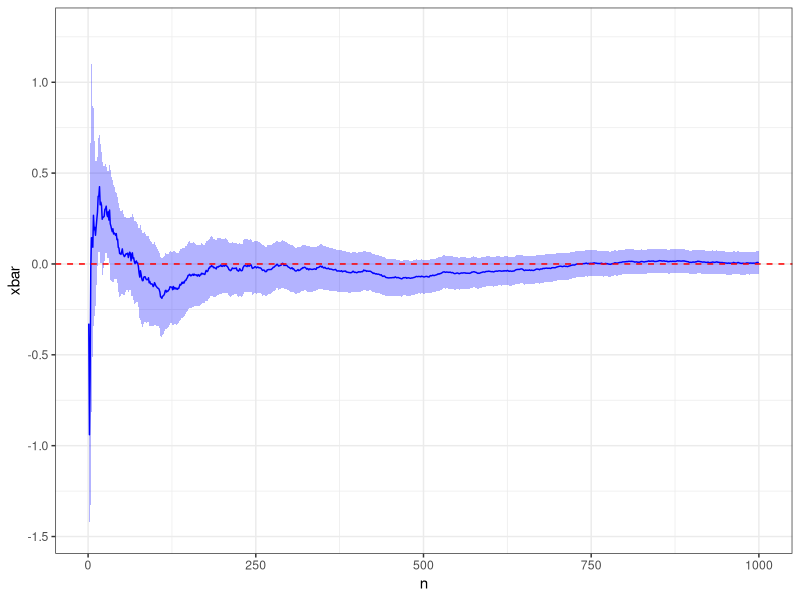
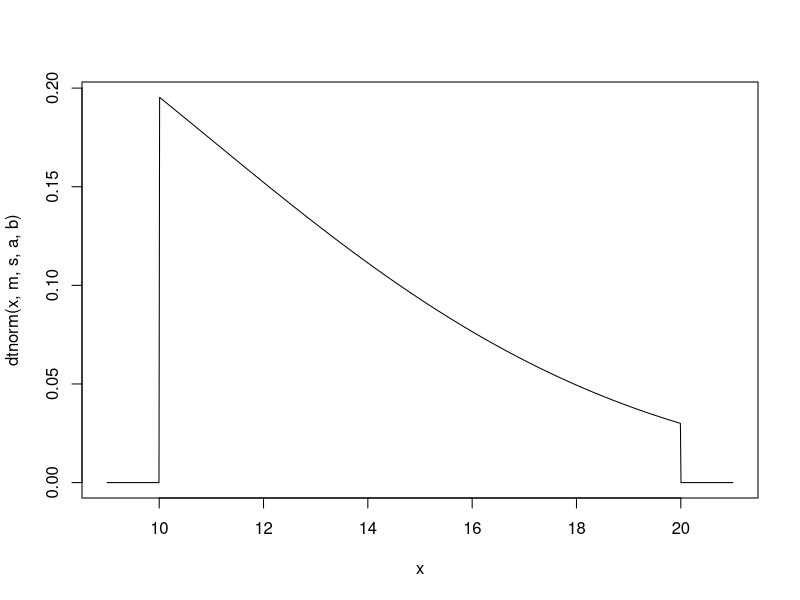
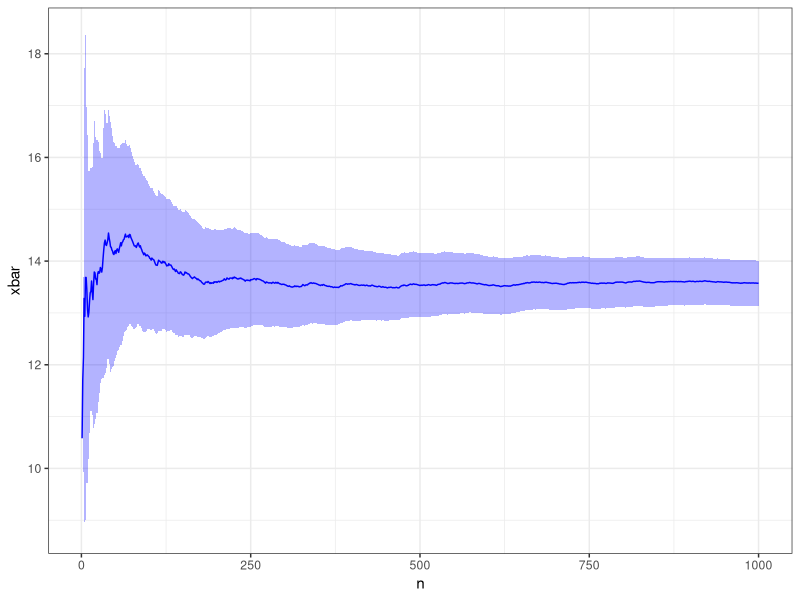
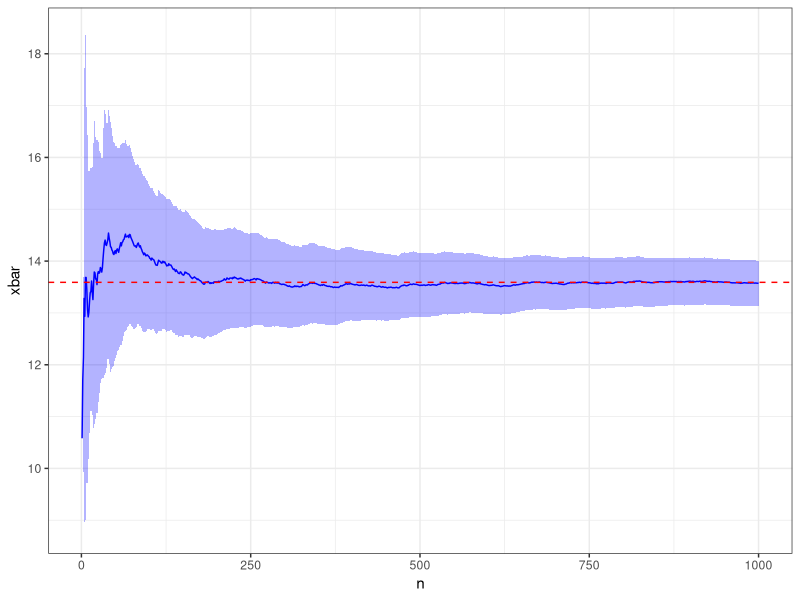
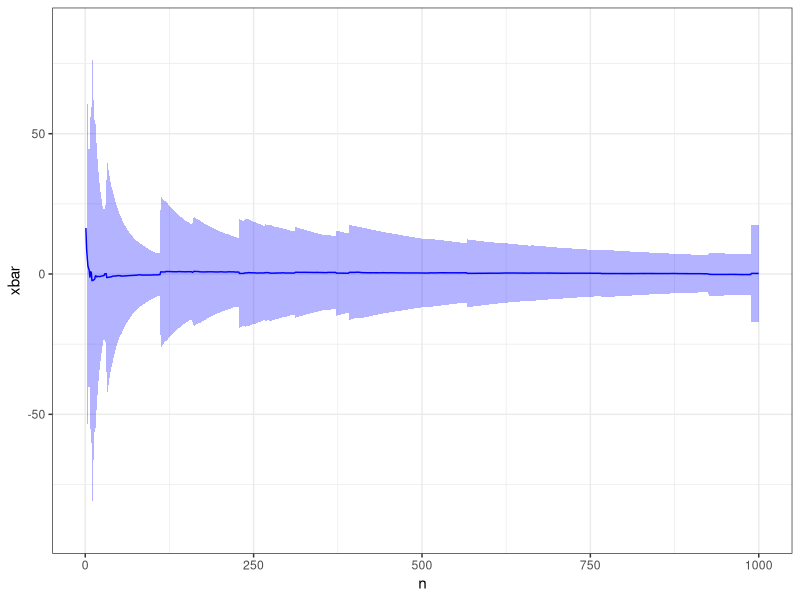
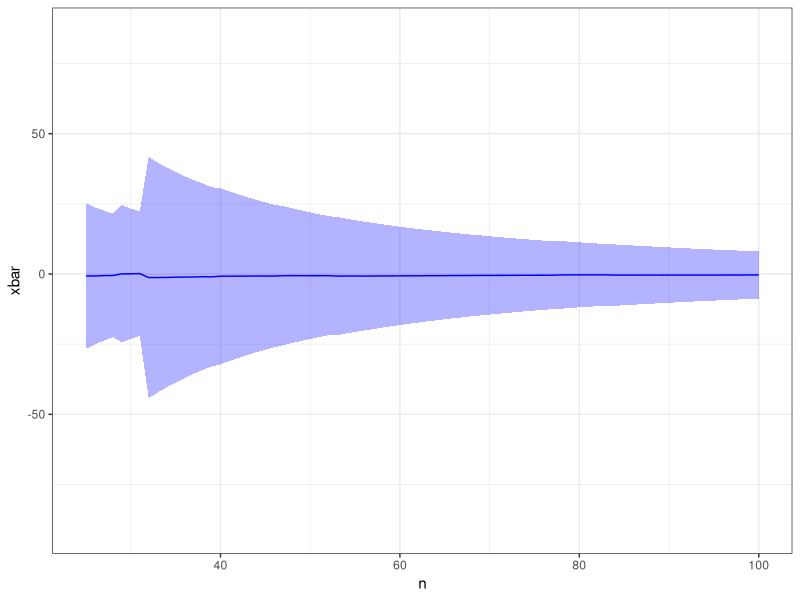
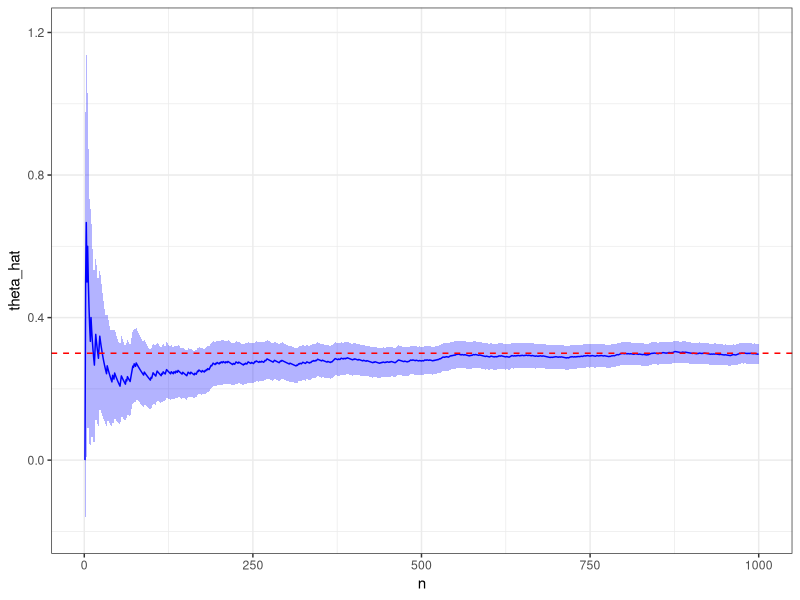
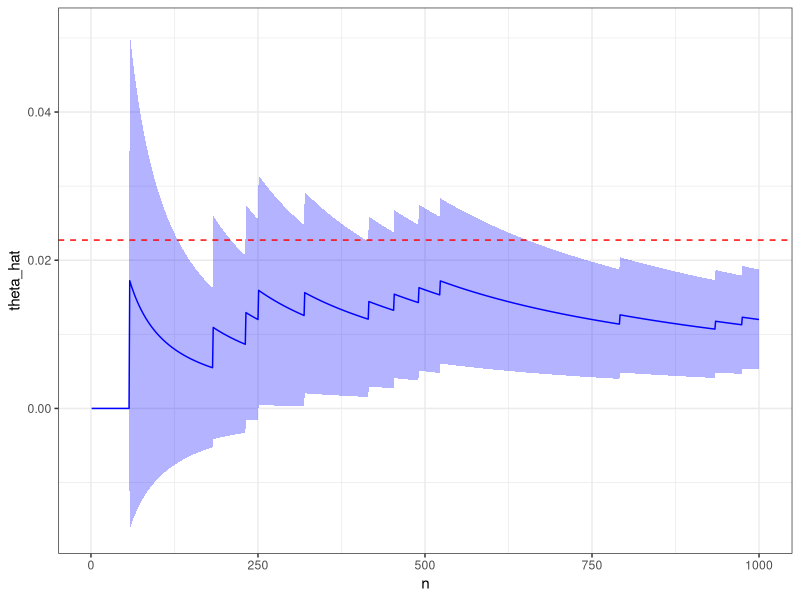

Recreate these plots in R, in order.
## ---------------------------------------------------------------------------------
library("tidyverse"); theme_set(theme_bw())


## ---------------------------------------------------------------------------------
create_mean_dataframe <- function(x) {
  data.frame(n = 1:length(x)) %>%
    mutate(
      xbar = cumsum(x)/n,
      s    = cumsum((x-xbar)^2)/(n-1),
      lcl  = xbar - qnorm(.975)*s/sqrt(n),
      ucl  = xbar + qnorm(.975)*s/sqrt(n)
    )
}


## ---------------------------------------------------------------------------------
plot_mean <- function(d, truth = NULL) {
  g <- ggplot(d, aes(x = n, y = xbar, ymin = lcl, ymax = ucl)) + 
    geom_ribbon(fill = "blue", alpha = 0.3) + 
    geom_line(color = "blue")
  
  if (!is.null(truth))
    g <- g + geom_hline(yintercept = truth, color = "red", linetype = 2)
  
  return(g)
}


## ---------------------------------------------------------------------------------
m <- 0
s <- 1

x <- rnorm(1e3, mean = m, sd = s)

d <- create_mean_dataframe(x)

plot_mean(d, truth = m)


## ---------------------------------------------------------------------------------
rtnorm <- function(n, mean, sd, a, b) {
  x <- rnorm(n, mean, sd)
  for (i in seq_along(x)) {
    while (x[i] < a || x[i] > b) {
      x[i] <- rnorm(1, mean, sd)
    }
  }
  return(x)
}


## ---------------------------------------------------------------------------------
dtnorm <- function(x, mean, sd, a, b) {
  c <- diff(pnorm(c(a,b), mean, sd))
  d <- dnorm(x, mean, sd)/c
  return(d * (a < x & x < b))
}


## ---------------------------------------------------------------------------------
m <- 3
s <- 8
a <- 10
b <- 20


## ---------------------------------------------------------------------------------
curve(dtnorm(x, m, s, a, b), a-1, b+1, n = 1001)


## ---------------------------------------------------------------------------------
x <- rtnorm(1e3, m, s, a, b)
d <- create_mean_dataframe(x)
plot_mean(d)


## ---------------------------------------------------------------------------------
alpha <- (a-m)/s
beta  <- (b-m)/s
mean <- m + (dnorm(alpha)-dnorm(beta))/(pnorm(beta) - pnorm(alpha)) * s
plot_mean(d, truth = mean)


## ---------------------------------------------------------------------------------
m <- 0
s <- 1

x <- rcauchy(1e3, m, s)

d <- create_mean_dataframe(x)
plot_mean(d)
plot_mean(d) + xlim(25,100) # will likely need to adjust the limits


## ---------------------------------------------------------------------------------
create_proportion_dataframe <- function(x) {
  data.frame(n = 1:length(x)) %>%
    mutate(
      theta_hat = cumsum(x)/n,
      se        = sqrt(theta_hat*(1-theta_hat)/n),
      lcl       = theta_hat - qnorm(.975)*se,
      ucl       = theta_hat + qnorm(.975)*se
    )
}


## ---------------------------------------------------------------------------------
plot_proportion <- function(d, truth = NULL) {
  g <- ggplot(d, aes(x = n, y = theta_hat, ymin = lcl, ymax = ucl)) + 
    geom_ribbon(fill = "blue", alpha = 0.3) + 
    geom_line(color = "blue")
  
  if (!is.null(truth))
    g <- g + geom_hline(yintercept = truth, color = "red", linetype = 2)
  
  return(g)
}


## ---------------------------------------------------------------------------------
p <- 0.3

x <- rbinom(1e3, size = 1, prob = p)

d <- create_proportion_dataframe(x)
plot_proportion(d, truth = p)


## ---------------------------------------------------------------------------------
m <- 0
s <- 1
a <- 2
b <- 4

y <- rnorm(1e3, m, s)
x <- a < y & y < b

d <- create_proportion_dataframe(x)
plot_proportion(d, truth = diff(pnorm(c(a,b), mean = m, sd = s)))


## ---------------------------------------------------------------------------------
n <- 1e3
y <- rnorm(n)
e <- rexp(n)

x <- abs(y) < e

d <- create_proportion_dataframe(x)
plot_proportion(d)

tail(d,1)
